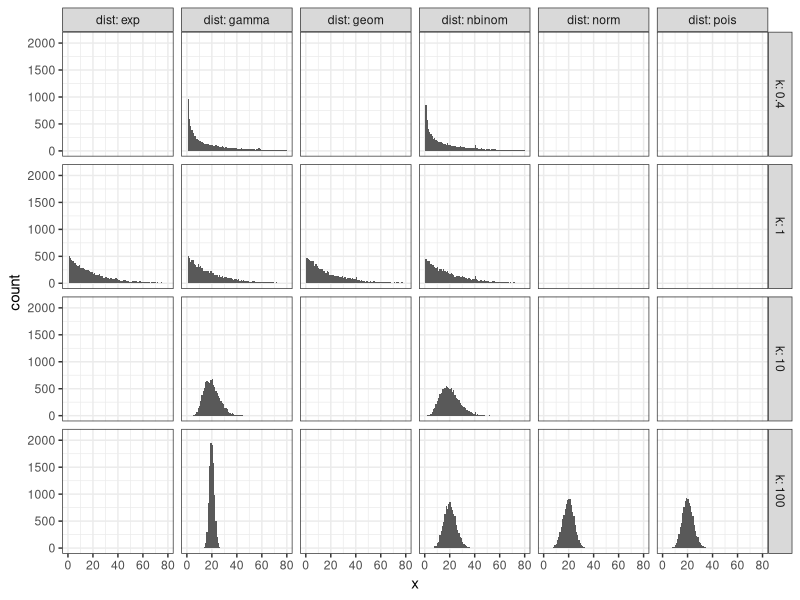

Recreate this plot in R.
library(tidyverse)

mu = 20
n = 10000L
k_range = c(0.4, 1, 10, 100)
.df = k_range %>% purrr::map_dfr(~{
    k = .x
    prob = k / (k + mu)
    .tex = tibble(x = rexp(n, 1 / mu), dist = "exp") %>% dplyr::filter(k == 1)
    .tge = tibble(x = rgeom(n, 1 / mu), dist = "geom") %>% dplyr::filter(k == 1)
    .tga = tibble(x = rgamma(n, k, scale = (1 - prob) / prob), dist = "gamma")
    .tnb = tibble(x = rnbinom(n, k, prob), dist = "nbinom")
    .tpo = tibble(x = rpois(n, mu), dist = "pois") %>% dplyr::filter(k == max(k_range))
    .tno = tibble(x = rnorm(n, mu, sqrt(mu)), dist = "norm") %>% dplyr::filter(k == max(k_range))
    dplyr::bind_rows(.tex, .tge, .tga, .tnb, .tpo, .tno) %>%
    dplyr::mutate(k = k)
  }) %>% print()

ggplot(.df, aes(x)) +
  geom_histogram(bins = 81, center = 0) +
  xlim(-0.5, 80.5) +
  facet_grid(vars(k), vars(dist), labeller = label_both) +
  theme_bw()
